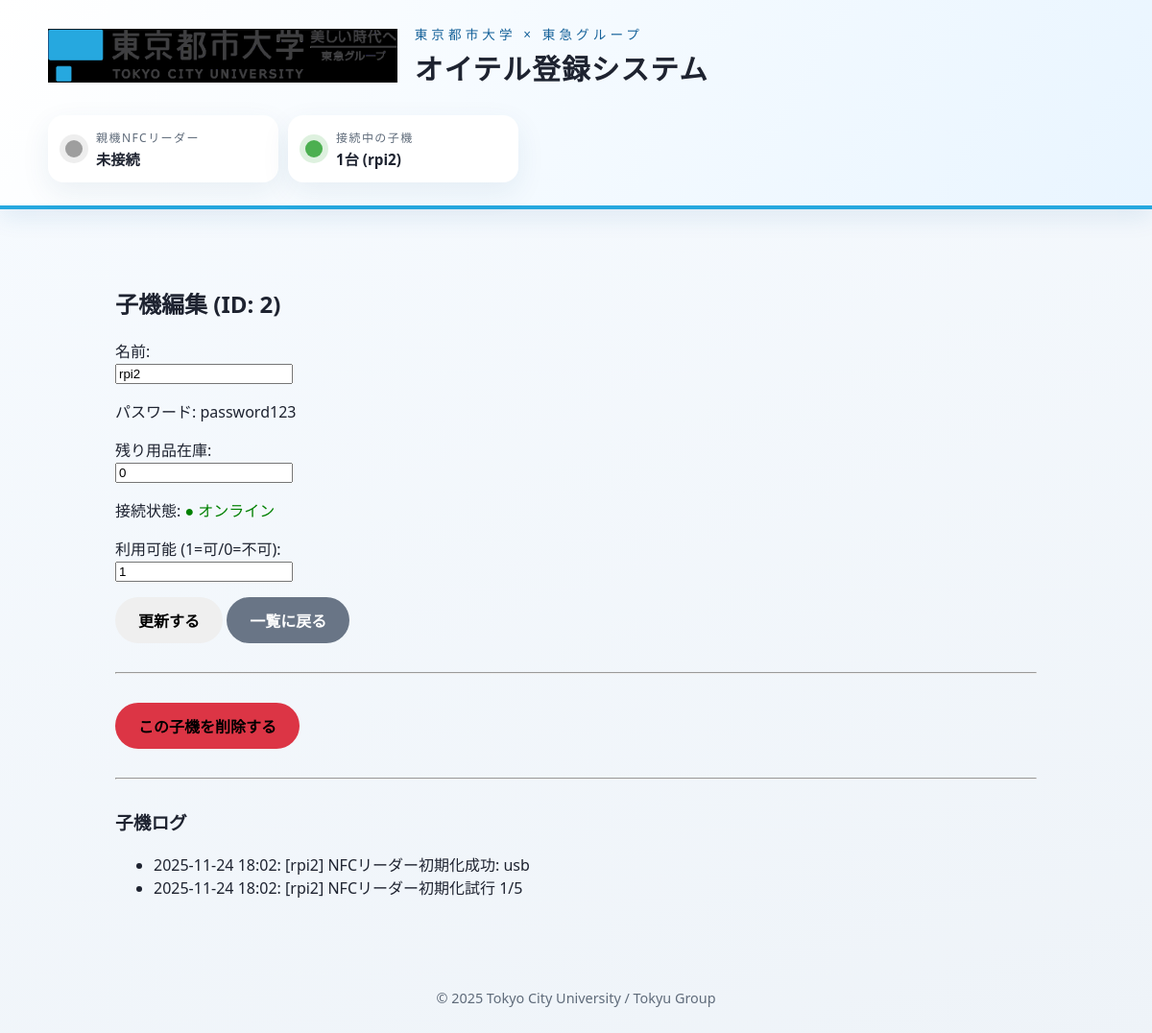
Screenshot of /admin/unit_detail/2 (signed in) with the database file from the repository.
### tables this page shows
CREATE TABLE units (
                    id INTEGER PRIMARY KEY AUTOINCREMENT,
                    name TEXT UNIQUE NOT NULL,
                    password TEXT NOT NULL,
                    stock INTEGER DEFAULT 0,
                    connect INTEGER DEFAULT 0,
                    available INTEGER DEFAULT 1,
                    last_seen TEXT,
                    ip_address TEXT
                );

CREATE TABLE history (
                    id INTEGER PRIMARY KEY AUTOINCREMENT,
                    txt TEXT NOT NULL,
                    timestamp DATETIME DEFAULT CURRENT_TIMESTAMP
                );

### app.py (the view, shortened to what this page needs)
@app.route("/admin/unit_detail/<int:uid>", methods=["GET", "POST"])
def admin_unit_detail(uid):
    if not session.get('admin_logged_in'):
        return redirect(url_for('admin_login'))
    db = get_db()
    unit = db.execute("SELECT * FROM units WHERE id = ?", (uid,)).fetchone()
    if not unit:
        flash("指定された子機が見つかりません。", "error")
        return redirect(url_for('admin_units'))
    unit_name = unit['name']
    search_pattern = f"%[{unit_name}]%"
    logs = db.execute(
        "SELECT txt FROM history WHERE txt LIKE ? ORDER BY id DESC",
        (search_pattern,)
    ).fetchall()
    return render_template("admin_unit_detail.html", unit=unit, logs=logs)

### app.py (called while the page is built)
def get_db():
    db = getattr(g, '_database', None)
    if db is None:
        db = g._database = sqlite3.connect(DB_PATH)
        db.row_factory = sqlite3.Row
    return db

@app.teardown_appcontext
def close_connection(exception):
    db = getattr(g, '_database', None)
    if db is not None:
        db.close()

### templates/admin_unit_detail.html (shortened to what this page needs)
{% extends "base.html" %}
{% block content %}
<div class="admin-section">
  <h2>子機編集 (ID: {{ unit[0] }})</h2>
  <form method="post">
    <p><label>名前:<br><input type="text" name="name" value="{{ unit[1] }}" required></label></p>
    <p>パスワード: {{ unit[2] }}</p>
    <p><label>残り用品在庫:<br><input type="text" name="stock" value="{{ unit[3] }}"></label></p>
    <p>接続状態: {% if unit[4] == 1 %}<span style="color: green;">● オンライン</span>{% else %}<span style="color: red;">● オフライン</span>{% endif %}</p>
    <p><label>利用可能 (1=可/0=不可):<br><input type="text" name="available" value="{{ unit[5] }}"></label></p>
    <button type="submit" class="btn">更新する</button>
    <a href="{{ url_for('admin_units') }}" class="btn btn-secondary">一覧に戻る</a>
  </form>
  <hr style="margin: 30px 0;">
  <form method="post" onsubmit="return confirm('この子機を本当に削除しますか？\n関連するログは残りますが、子機情報は完全に削除されます。');">
    <button type="submit" class="btn btn-danger">この子機を削除する</button>
  </form>
  <hr style="margin: 30px 0;">
  <div class="logs-section">
    <h3>子機ログ</h3>
    {% if logs %}
      <ul class="history-list">
        {% for log in logs %}
          <li>{{ log.txt }}</li>
        {% endfor %}
      </ul>
    {% else %}
      <p>この子機からのログはまだ記録されていません。</p>
    {% endif %}
  </div>
</div>
{% endblock %}

### static/css/style20250506.css (style rules this page uses)
:root { --primary-color: #1f7fc4; --primary-dark: #16629a; --accent-color: #26a8df; --success-color: #4caf50; --danger-color: #f44336; --text-color: #1e2330; --muted-text: #5f6b7a; --bg-light: #f1f5f9; --card-bg: #ffffff; --shadow: 0 18px 35px rgba(31, 80, 126, 0.12); }
* { box-sizing: border-box; }
body { font-family: "Yu Gothic UI", "Hiragino Sans", "Segoe UI", "Helvetica Neue", sans-serif; background: linear-gradient(160deg, #f7fbff 0%, #eef3f8 100%); color: var(--text-color); margin: 0; min-height: 100vh; }
.btn { display: inline-flex; align-items: center; justify-content: center; padding: 12px 24px; font-size: 1rem; font-weight: 600; border-radius: 999px; border: none; cursor: pointer; text-decoration: none; transition: transform 0.15s ease, box-shadow 0.15s ease, background-color 0.2s ease; }
.admin-login, .admin-section { max-width: 960px; margin: 0 auto; }
.btn-secondary { background-color: #697586; color: #fff; }

### templates/admin_unit_detail.html (style rules this page uses)
.btn-danger { background-color: #dc3545; }

### rows the page displays
units: id "2", name "rpi2", password "password123", stock "0", available "1"
history: txt "2025-11-24 18:02: [rpi2] NFCリーダー初期化成功: usb"
history: txt "2025-11-24 18:02: [rpi2] NFCリーダー初期化試行 1/5"
